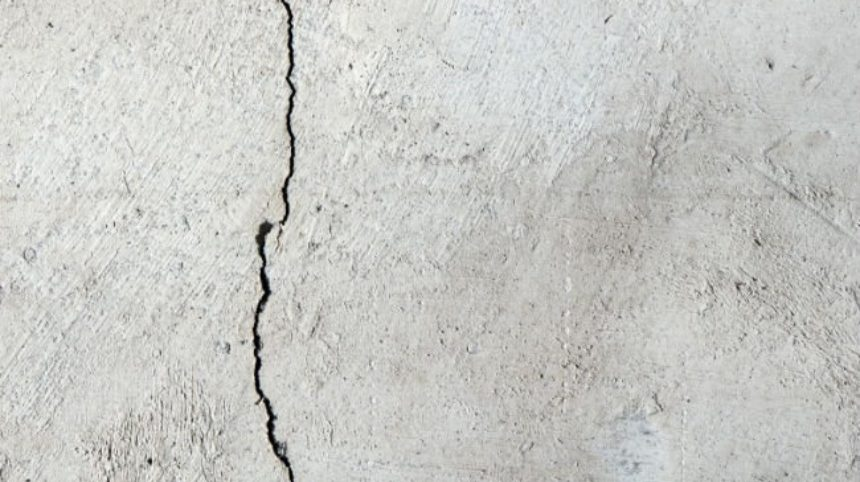
#> input picture Input-Set/Cracked_01.jpg, 860 x 482 px
$ python main.py
#> lines starting #> are read from the running program, lines starting #| are printed output that depends on the picture; after the words box and inside, x2 and y2 are one past the last pixel; in counts of white or black regions, pixels touching at a corner belong together
import cv2
import numpy as np
from skimage.feature import local_binary_pattern
from matplotlib import pyplot as plt

KERNEL_WIDTH = 7
KERNEL_HEIGHT = 7
SIGMA_X = 3
SIGMA_Y = 3


def main():
    # [6 lines of commented-out code are left out]

    img = cv2.imread('Input-Set/Cracked_01.jpg')
#> img is the input picture: shape (482, 860, 3); mean B, G, R 197.6, 201.2, 200.5

    # Convert into gray scale
    gray = cv2.cvtColor(img, cv2.COLOR_BGR2GRAY)

    # Image processing ( smoothing )
    # Averaging
    # blur = cv2.blur(gray, (3, 3))

    # Gaussian blur + LBP
    blur_img = cv2.GaussianBlur(gray, ksize=(KERNEL_WIDTH, KERNEL_HEIGHT), sigmaX=SIGMA_X, sigmaY=SIGMA_Y)
    blur_out = local_binary_pattern(image=blur_img, P=8, R=1, method='default')
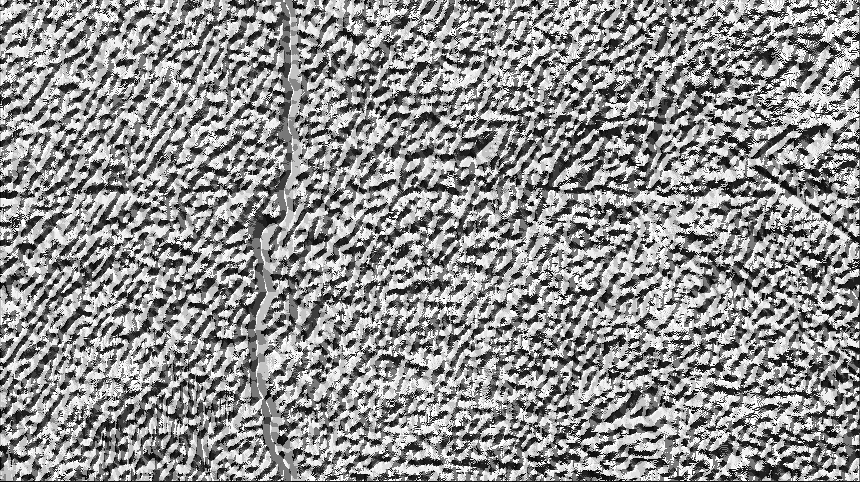
#> blur_out: shape (482, 860) float64; min 0, max 255, mean 144
    img_log = (np.log(blur_out + 1) / (np.log(1 + np.max(blur_out)))) * 255
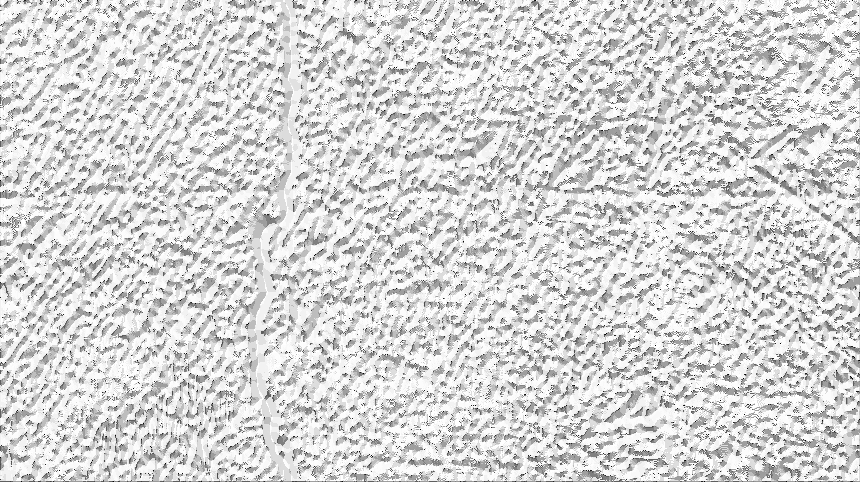
#> img_log: shape (482, 860) float64; min 0, max 255, mean 213.7

    # Specify the data type
    img_log = np.array(img_log, dtype=np.uint8)

    # Image smoothing: bilateral filter
    bilateral = cv2.bilateralFilter(img_log, 5, 75, 75)

    # Canny Edge Detection
    edges = cv2.Canny(bilateral, 100, 200)
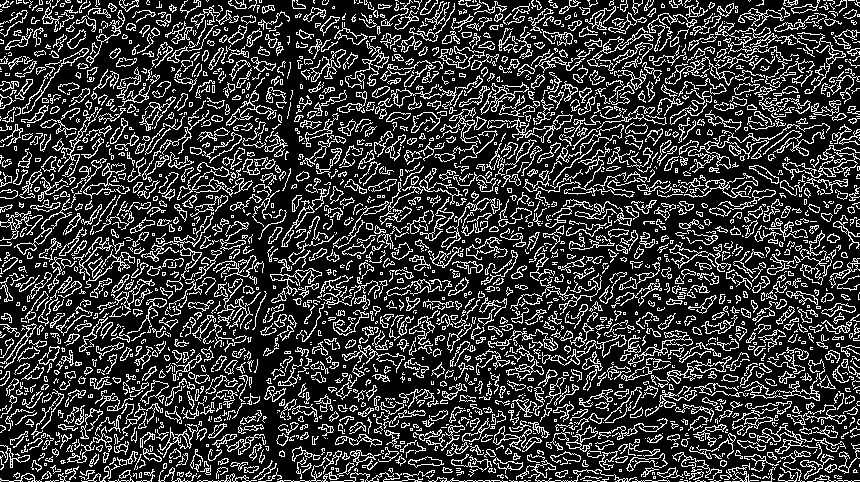
#> edges: shape (482, 860); 22.1% white in thin lines or dots

    # Morphological Closing Operator
    kernel = np.ones((5, 5), np.uint8)
    closing = cv2.morphologyEx(edges, cv2.MORPH_CLOSE, kernel)
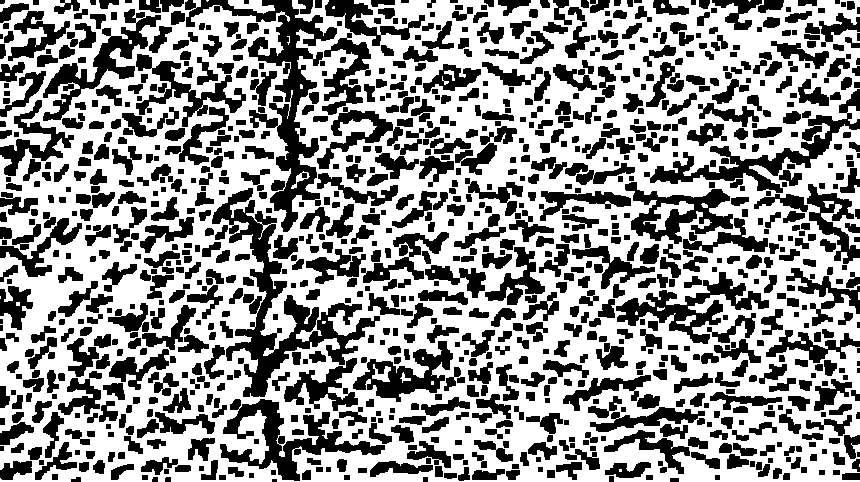
#> closing: shape (482, 860); 57.8% white; 1031 black regions (11 under 20 px), largest, box (x1, y1, x2, y2) and area: (212, 188, 380, 397) 7624, (185, 0, 337, 232) 7336, (220, 399, 385, 481) 4132

    # Create feature detecting method
    # sift = cv2.xfeatures2d.SIFT_create()
    # surf = cv2.xfeatures2d.SURF_create()
    orb = cv2.ORB_create(nfeatures=1500)

    # Make featured Image
    keypoints, descriptors = orb.detectAndCompute(closing, None)
#> keypoints = 1500 keypoints; strongest (x, y, size): (640, 109, 31), (305, 175, 31), (593, 113, 31), (608, 145, 31)
    featuredImg = cv2.drawKeypoints(closing, keypoints, None)
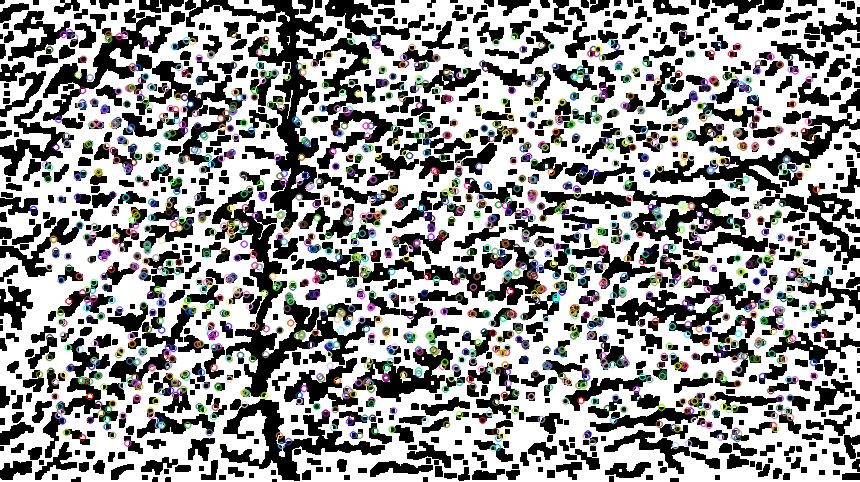
#> featuredImg: shape (482, 860, 3); mean of channels 0, 1, 2 148.2, 148.4, 148.4; drawn as B, G, R

    plt.subplot(121),plt.imshow(img)
    plt.title('Original'),plt.xticks([]), plt.yticks([])
    plt.subplot(122),plt.imshow(featuredImg,cmap='gray')
    plt.title('Output Image'),plt.xticks([]), plt.yticks([])
    plt.show()
#> figure, not shown here; B, G, R data is drawn as R, G, B

if __name__ == "__main__":
    main()

$ run again, with Input-Set/Cracked_02.jpg copied over Input-Set/Cracked_01.jpg
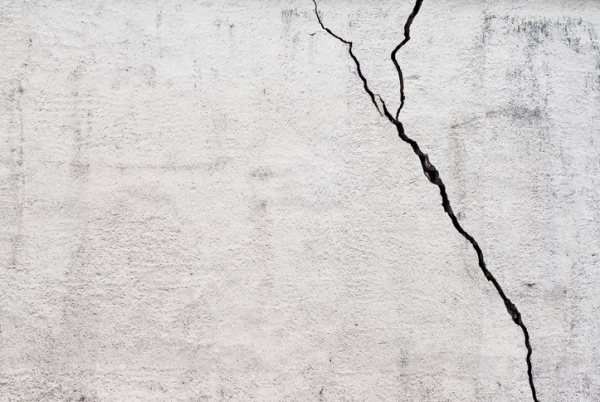
#> input picture Input-Set/Cracked_02.jpg, 600 x 402 px
#> in main, img is the input picture: shape (402, 600, 3); mean B, G, R 208.4, 209.4, 211.8
#> in main, `edges = cv2.Canny(bilateral, 100, 200)`:
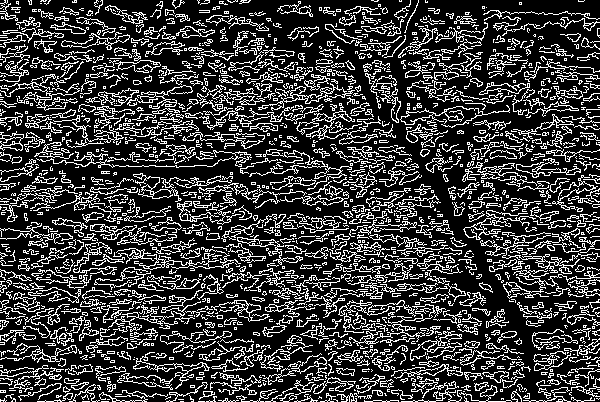
#> edges: shape (402, 600); 23.4% white in thin lines or dots
#> closing: shape (402, 600); 60.5% white; 546 black regions (4 under 20 px), largest, box (x1, y1, x2, y2) and area: (144, 0, 423, 122) 8365, (374, 122, 593, 368) 7644, (0, 152, 294, 198) 4494
#> keypoints = 1513 keypoints; strongest (x, y, size): (227, 149, 31), (89, 368, 31), (449, 129, 31), (444, 129, 31)
#> in main, `featuredImg = cv2.drawKeypoints(closing, keypoints, None)`:
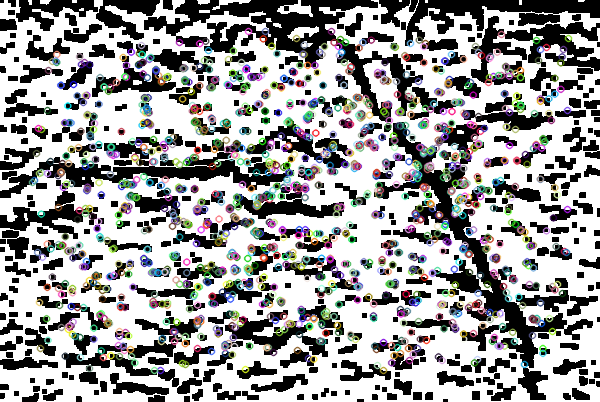
#> featuredImg: shape (402, 600, 3); mean of channels 0, 1, 2 154.6, 154.8, 154.8; drawn as B, G, R

$ run again, with Input-Set/Cracked_03.jpg copied over Input-Set/Cracked_01.jpg
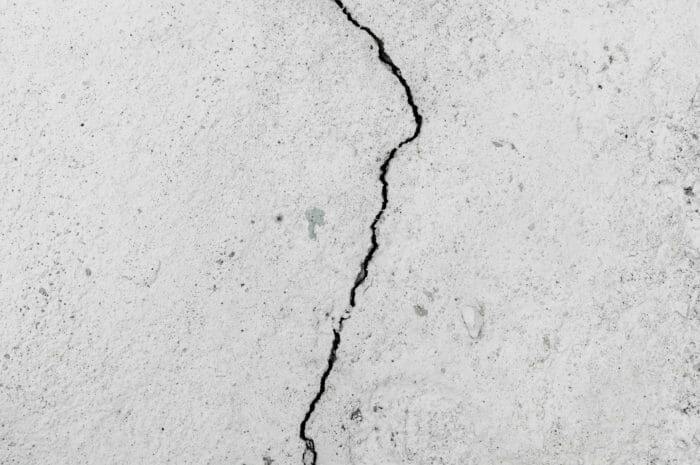
#> input picture Input-Set/Cracked_03.jpg, 700 x 465 px
#> in main, img is the input picture: shape (465, 700, 3); mean B, G, R 208.6, 208.7, 208.7
#> in main, `edges = cv2.Canny(bilateral, 100, 200)`:
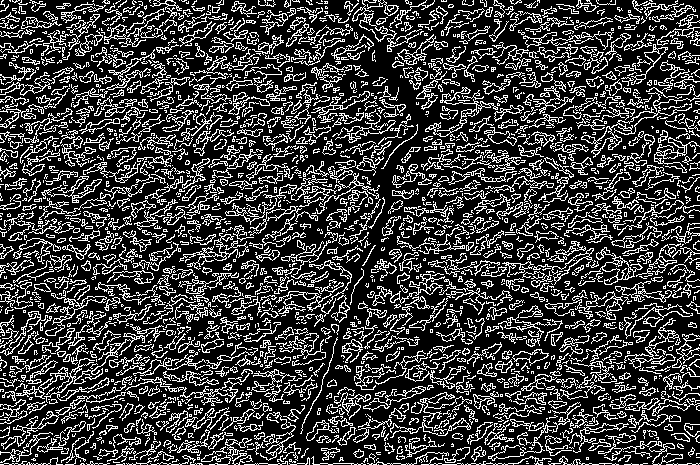
#> edges: shape (465, 700); 24.1% white in thin lines or dots
#> closing: shape (465, 700); 63.1% white; 906 black regions (13 under 20 px), largest, box (x1, y1, x2, y2) and area: (288, 40, 460, 464) 10674, (485, 278, 586, 356) 1802, (76, 412, 140, 461) 1132
#> keypoints = 1502 keypoints; strongest (x, y, size): (414, 128, 31), (545, 36, 31), (667, 315, 31), (307, 409, 31)
#> in main, `featuredImg = cv2.drawKeypoints(closing, keypoints, None)`:
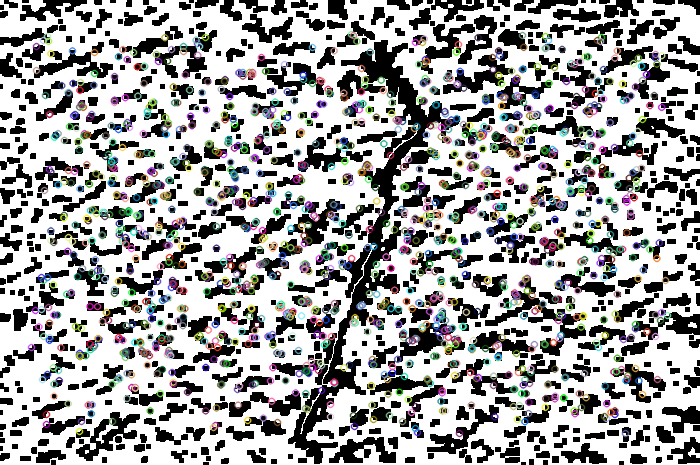
#> featuredImg: shape (465, 700, 3); mean of channels 0, 1, 2 161.9, 162.1, 162.1; drawn as B, G, R
